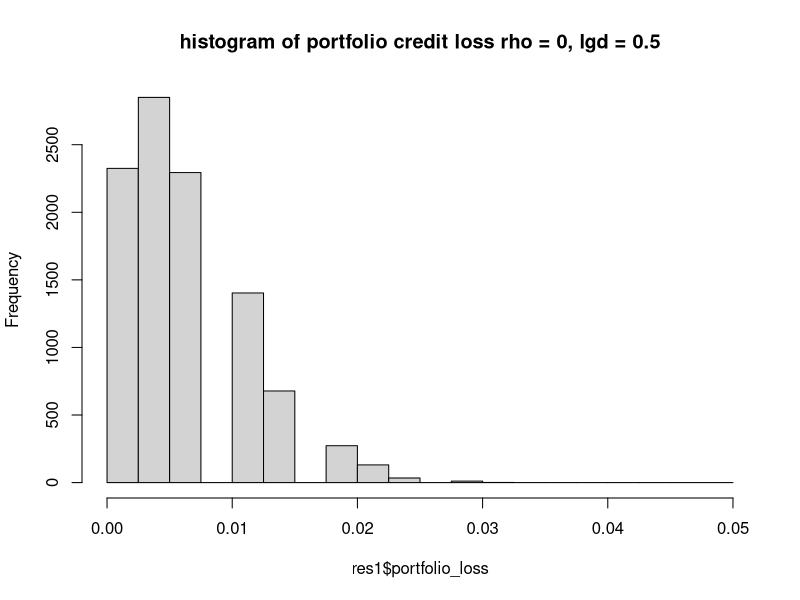
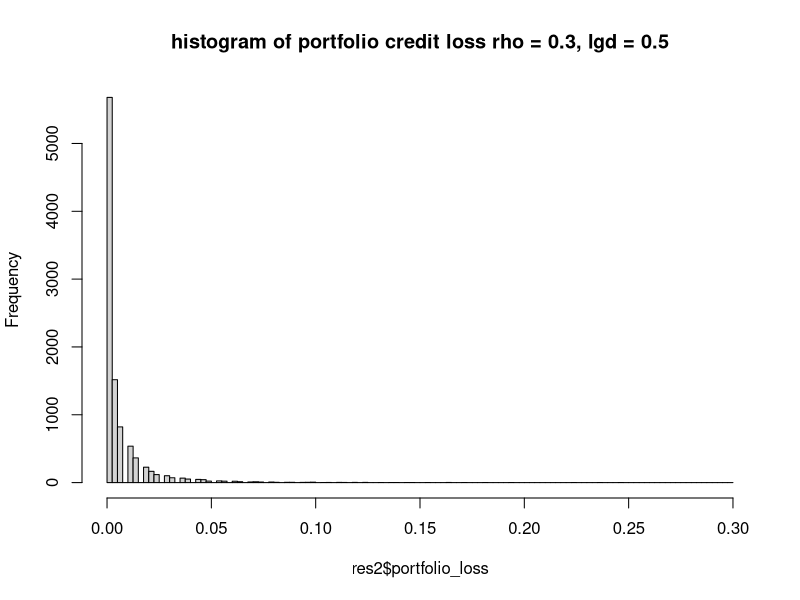

The R source for these figures, in order: (Note: this script raises an error after producing the figures.)
#Finance 567 spring 2019
#solution of Homework 8

pa= c(rep(20000000,20),rep(10000000,100))  #principal amounts of the loans
pd = 0.012                                 #probability of default
defrate = -log(1-pd)
copulafn = function(rho = 0, rlgd = FALSE, clgd = 1){
alpha = 2
beta = 2
totloss = 0
totdefault = 0
tot_hedgedloss = 0
firstloss = 0
totpairs = 120*(120-1)/2
defaultpairs = 0
ratiopairs = 0
numberdefault = 0
for(i in 1:10000){
  m = rnorm(1)
  ifactor = rnorm(120)
  zi = (rho^(0.5)*m)+((1-rho)^(0.5)*ifactor)
  deft = -log(1-pnorm(zi))/defrate
  default = rep(0,120)
  default[which(deft<=1)] = 1
  betarec = rbeta(120,alpha,beta, ncp = 0)
  if(rlgd == TRUE){lgd = betarec}
  else{lgd = rep(clgd,120)}
  loss = lgd*pa
  loss[which(deft>1)] = 0
  losshedge = loss*0.5
  unhedgeloss = loss-losshedge
  totloss[i] = sum(loss)
  firstloss[i] = min(sum(losshedge[1:20]), 0.2*20*10000000)
  tot_hedgedloss[i] = totloss[i] - firstloss[i]
  # totdefault[i] = totloss[i] - firstloss[i]
  numberdefault[i] = sum(default)
  #defaultpairs[i] = totdefault[i]*(totdefault[i]-1)/2
  defaultpairs[i]=numberdefault[i]*(numberdefault[i]-1)/2
  ratiopairs[i] = defaultpairs[i]/totpairs
}
perport = totloss/sum(pa)
return(data.frame(portfolio_loss = perport, firstloss = firstloss/sum(pa), 
                  hedged_loss = tot_hedgedloss/sum(pa), ratiopairs = ratiopairs))

}

#a version with 2,000 obligors
copulafn2 = function(rho = 0, rlgd = FALSE, clgd = 1){
  alpha = 2
  beta = 2
  totloss = 0
  totdefault = 0
  tot_hedgedloss = 0
  firstloss = 0
  totpairs = 2000*(2000-1)/2
  defaultpairs = 0
  ratiopairs = 0
  numberdefault = 0
  for(i in 1:10000){
    m = rnorm(1)
    ifactor = rnorm(2000)
    zi = (rho^(0.5)*m)+((1-rho)^(0.5)*ifactor)
    deft = -log(1-pnorm(zi))/defrate
    default = rep(0,2000)
    default[which(deft<=1)] = 1
    betarec = rbeta(2000,alpha,beta, ncp = 0)
    if(rlgd == TRUE){lgd = betarec}
    else{lgd = rep(clgd,2000)}
    loss = lgd*pa
    loss[which(deft>1)] = 0
    losshedge = loss*0.5
    unhedgeloss = loss-losshedge
    totloss[i] = sum(loss)
    firstloss[i] = min(sum(losshedge[1:20]), 0.2*20*10000000)
    tot_hedgedloss[i] = totloss[i] - firstloss[i]
    # totdefault[i] = totloss[i] - firstloss[i]
    numberdefault[i] = sum(default)
    #defaultpairs[i] = totdefault[i]*(totdefault[i]-1)/2
    defaultpairs[i]=numberdefault[i]*(numberdefault[i]-1)/2
    ratiopairs[i] = defaultpairs[i]/totpairs
  }
  perport = totloss/sum(pa)
  return(data.frame(portfolio_loss = perport, firstloss = firstloss/sum(pa), 
                    hedged_loss = tot_hedgedloss/sum(pa), ratiopairs = ratiopairs))
  
}

#Question 1a:
res1 = copulafn(rho =0,rlgd = FALSE, clgd = 0.5)
hist(res1$portfolio_loss, breaks = seq(0,0.05,0.0025), 
     main = "histogram of portfolio credit loss rho = 0, lgd = 0.5") #1.a

#Question 1b:
res2 = copulafn(rho =0.3,rlgd = FALSE, clgd = 0.5)
hist(res2$portfolio_loss, breaks = seq(0,0.30,0.0025),
     main =  "histogram of portfolio credit loss rho = 0.3, lgd = 0.5") #1.b
#hist(res2$portfolio_loss[which(res2$portfolio_loss<0.1)], breaks = seq(0,0.1,0.005))

#Question 1c:
pa= rep(100,2000)  #principal amounts of the loans
pd = 0.012         #probability of default
defrate = -log(1-pd)
res3 = copulafn2(rho =0.3,rlgd = FALSE, clgd = 1)
pab1c = mean(res3$ratiopairs)
defcorr1c =(pab1c-pd2*pd2)/(sqrt(pd2*(1-pd2))*sqrt(pd2)*(1-pd2)) #1.c

#Question 1d:
res4 = copulafn2(rho =0.3,rlgd = FALSE, clgd = 1)
std_defrate1d = sd(res4$portfolio_loss)

#Question 1e:
res5 = copulafn2(rho=0.24, rlgd = FALSE, clgd = 1)
std_defrate1e = sd(res5$portfolio_loss)


#Question 2:
EC2a= quantile(res1$portfolio_loss, 0.999)*sum(pa) - pd*sum(pa) #2.a
EC2b= quantile(res2$portfolio_loss, 0.999)*sum(pa) - pd*sum(pa) #2.b

#Question 3:
hist(res1$hedged_loss,breaks = seq(0,0.10,0.005),
     main = "histogram of credit loss on hedged port., rho = 0, lgd = 0.5") #3.a

meanhedgedloss3b = mean(res1$hedged_loss)*sum(pa) #3.b
EC3b= quantile(res1$hedged_loss, 0.999)*sum(pa) - meanhedgedloss3b #3.b

hist(res2$hedged_loss, breaks = seq(0,0.30,0.0025),
     main = "histogram of credit loss on hedged port., rho = 0.3, lgd not random") #3.c 
meanhedgedloss3c = mean(res2$hedged_loss)*sum(pa) #3.c
EC3c= quantile(res2$hedged_loss, 0.999)*sum(pa) - meanhedgedloss3c #3.b

#Question 4:
pa= c(rep(20000000,20),rep(10000000,100))
res4 = copulafn(rho =0,rlgd = TRUE, clgd = 1)
hist(res4$portfolio_loss, breaks = seq(0,0.08,.005),
     main =  "histogram of credit loss on portfolio, rho = 0, lgd random") #4.a
meanportloss4a = mean(res4$portfolio_loss)*sum(pa) #4.a

res5 = copulafn(rho =0.3,rlgd = TRUE, clgd = 1)
hist(res5$hedged_loss , breaks = seq(0,0.30,.0025),
     main =  "histogram of credit loss on hedged port., rho = 0.3, lgd random")#4.b
meanportloss4b = mean(res5$portfolio_loss)*sum(pa) #4.b

